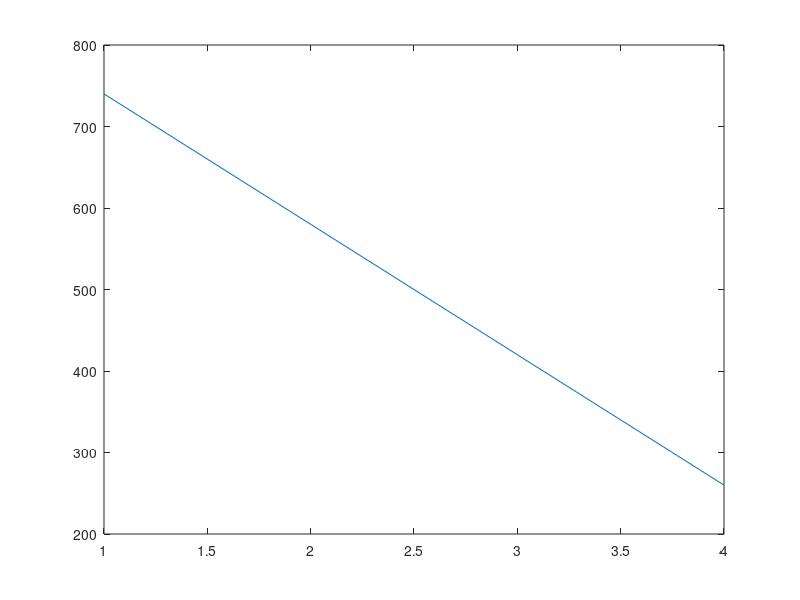

This chart was generated by the following MATLAB code:
n=4
a = zeros(n,n);
c=zeros(n,1);

c(1)=-900;
c(n)=-100;
c(2:n-1)=0;
 
a = zeros(n,n);
a(1,1)=-2;
a(n,n)=-2;

for i=1:n-1
    a(i,i)=-2;
    a(i,i+1)=1;
    a(i+1,i)=1;
end
t=inv(a)*c;

plot(t)
a